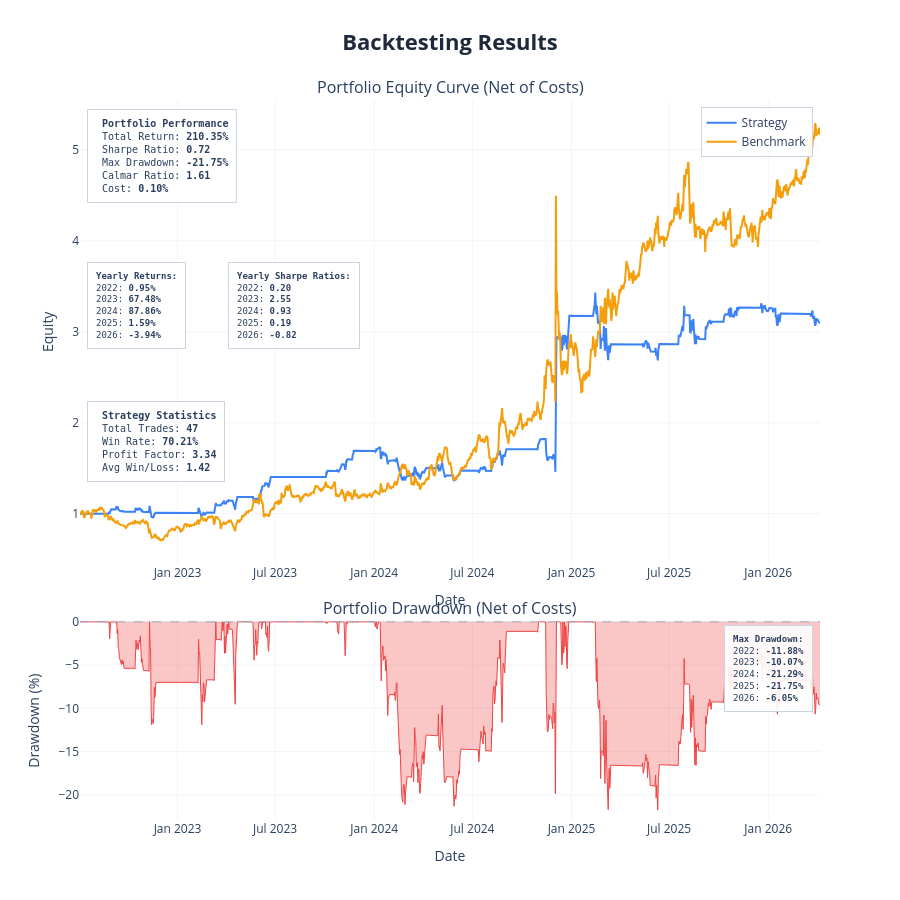

Notebook source saved alongside this figure:
### Code cell
param_defs = {
    "lookback":    ("int",   80, 120),
    "z_lookback":  ("int",   60, 100),
    "entry":       ("float", 1.60, 2.10),
    "exit":        ("float", 0.50, 1.00),
    "stop_z":      ("float", 3.50, 5.00),
    "max_holding": ("int",   8,   25),
}

fixed_params = {"exit": 0.72,
    "stop_z": 4.5,
    "max_holding": 18,
    "entry": 1.9652
}   

def pair_reject(metrics):
    if metrics is None:
        return True
    if metrics["num_trades"] < 5:
        return True
    if metrics["profit_factor"] < 0.7:
        return True
    return False

test_params = {
    "lookback": 126,
    "z_lookback": 60,
    "entry": 1.8,
    "exit": 0.5,
    "stop_z": 3.5,
    "max_holding": 15,
}

pair_df, indicator_cols = pair_strategy_fn(pair_prices.copy(), test_params)

display(pair_df.head())
display(pair_df.tail())

results = backtest(
    data=pair_df,
    cost=pair_cost,
    show_plot=True,
    save_html=None,
    show_trades=False,
    benchmark_data=None
)

print(f"Pair: {Y} vs {X}")
print(f"Return        {results['total_return']*100:>8.2f}%")
print(f"Sharpe        {results['sharpe_ratio']:>8.2f}")
print(f"Max Drawdown  {results['max_drawdown']*100:>8.2f}%")
print(f"Calmar        {results['calmar_ratio']:>8.2f}")
print(f"Trades        {results['num_trades']:>8}")
print(f"Win Rate      {results['win_rate']*100:>8.2f}%")
print(f"Profit Factor {results['profit_factor']:>8.2f}")

### Figure 1 — Plotly figure (JSON) as saved in the notebook; plotly's stock layout.template omitted (floating-point values rounded to 4 significant figures; data arrays with more than 128 entries replaced by an {"elided": "..."} marker saying what was removed)
{"data": [{"hovertemplate": "<b>Strategy</b><br>Date: %{x}<br>Equity: %{y:.4f}<extra></extra>", "line": {"color": "#3b82f6", "width": 2}, "mode": "lines", "name": "Strategy", "type": "scatter", "x": {"elided": "1374 str values"}, "xaxis": "x", "y": {"elided": "1374 float values"}, "yaxis": "y"}, {"hovertemplate": "<b>Benchmark</b><br>Date: %{x}<br>Equity: %{y:.4f}<extra></extra>", "line": {"color": "#f59e0b", "width": 2}, "mode": "lines", "name": "Benchmark", "type": "scatter", "x": {"elided": "1374 str values"}, "xaxis": "x", "y": {"elided": "1374 float values"}, "yaxis": "y"}, {"fill": "tozeroy", "fillcolor": "rgba(239, 68, 68, 0.3)", "hovertemplate": "<b>Drawdown</b><br>Date: %{x}<br>Drawdown: %{y:.2f}%<extra></extra>", "line": {"color": "#ef4444", "width": 1}, "mode": "lines", "name": "Drawdown", "showlegend": false, "type": "scatter", "x": {"elided": "1374 str values"}, "xaxis": "x2", "y": {"elided": "1374 float values"}, "yaxis": "y2"}], "layout": {"annotations": [{"font": {"size": 16}, "showarrow": false, "text": "Portfolio Equity Curve (Net of Costs)", "x": 0.5, "xanchor": "center", "xref": "paper", "y": 1, "yanchor": "bottom", "yref": "paper"}, {"font": {"size": 16}, "showarrow": false, "text": "Portfolio Drawdown (Net of Costs)", "x": 0.5, "xanchor": "center", "xref": "paper", "y": 0.276, "yanchor": "bottom", "yref": "paper"}, {"align": "left", "bgcolor": "rgba(255, 255, 255, 0.9)", "bordercolor": "#cbd5e1", "borderpad": 8, "borderwidth": 1, "font": {"family": "monospace", "size": 10}, "showarrow": false, "text": "\n<b>Portfolio Performance</b><br>\nTotal Return: <b>210.35%</b><br>\nSharpe Ratio: <b>0.72</b><br>\nMax Drawdown: <b>-21.75%</b><br>\nCalmar Ratio: <b>1.61</b><br>\nCost: <b>0.10%</b>\n", "x": 0.01, "xanchor": "left", "xref": "x domain", "y": 0.98, "yanchor": "top", "yref": "y domain"}, {"align": "left", "bgcolor": "rgba(255, 255, 255, 0.9)", "bordercolor": "#cbd5e1", "borderpad": 8, "borderwidth": 1, "font": {"family": "monospace", "size": 9}, "showarrow": false, "text": "<b>Yearly Returns:</b><br>2022: <b>0.95%</b><br>2023: <b>67.48%</b><br>2024: <b>87.86%</b><br>2025: <b>1.59%</b><br>2026: <b>-3.94%</b><br>", "x": 0.01, "xanchor": "left", "xref": "x domain", "y": 0.65, "yanchor": "top", "yref": "y domain"}, {"align": "left", "bgcolor": "rgba(255, 255, 255, 0.9)", "bordercolor": "#cbd5e1", "borderpad": 8, "borderwidth": 1, "font": {"family": "monospace", "size": 9}, "showarrow": false, "text": "<b>Yearly Sharpe Ratios:</b><br>2022: <b>0.20</b><br>2023: <b>2.55</b><br>2024: <b>0.93</b><br>2025: <b>0.19</b><br>2026: <b>-0.82</b><br>", "x": 0.2, "xanchor": "left", "xref": "x domain", "y": 0.65, "yanchor": "top", "yref": "y domain"}, {"align": "left", "bgcolor": "rgba(255, 255, 255, 0.9)", "bordercolor": "#cbd5e1", "borderpad": 8, "borderwidth": 1, "font": {"family": "monospace", "size": 10}, "showarrow": false, "text": "\n<b>Strategy Statistics</b><br>\nTotal Trades: <b>47</b><br>\nWin Rate: <b>70.21%</b><br>\nProfit Factor: <b>3.34</b><br>\nAvg Win/Loss: <b>1.42</b>\n", "x": 0.01, "xanchor": "left", "xref": "x domain", "y": 0.35, "yanchor": "top", "yref": "y domain"}, {"align": "left", "bgcolor": "rgba(255, 255, 255, 0.9)", "bordercolor": "#cbd5e1", "borderpad": 8, "borderwidth": 1, "font": {"family": "monospace", "size": 9}, "showarrow": false, "text": "<b>Max Drawdown:</b><br>2022: <b>-11.88%</b><br>2023: <b>-10.07%</b><br>2024: <b>-21.29%</b><br>2025: <b>-21.75%</b><br>2026: <b>-6.05%</b><br>", "x": 0.99, "xanchor": "right", "xref": "x2 domain", "y": 0.98, "yanchor": "top", "yref": "y2 domain"}], "height": 900, "hovermode": "x unified", "legend": {"bgcolor": "rgba(255,255,255,0.9)", "bordercolor": "#cbd5e1", "borderwidth": 1, "x": 0.99, "xanchor": "right", "y": 0.99, "yanchor": "top"}, "shapes": [{"line": {"color": "#94a3b8", "dash": "dash", "width": 1}, "type": "line", "x0": 0, "x1": 1, "xref": "x2 domain", "y0": 0, "y1": 0, "yref": "y2"}], "showlegend": true, "title": {"font": {"color": "#1E293B", "size": 22}, "text": "<b>Backtesting Results</b>", "x": 0.5, "xanchor": "center"}, "xaxis": {"anchor": "y", "domain": [0, 1], "gridcolor": "#f1f5f9", "gridwidth": 1, "showgrid": true, "title": {"text": "Date"}}, "xaxis2": {"anchor": "y2", "domain": [0, 1], "gridcolor": "#f1f5f9", "gridwidth": 1, "showgrid": true, "title": {"text": "Date"}}, "yaxis": {"anchor": "x", "domain": [0.356, 1], "gridcolor": "#f1f5f9", "gridwidth": 1, "showgrid": true, "title": {"text": "Equity"}}, "yaxis2": {"anchor": "x2", "domain": [0, 0.276], "gridcolor": "#f1f5f9", "gridwidth": 1, "showgrid": true, "title": {"text": "Drawdown (%)"}}}}
